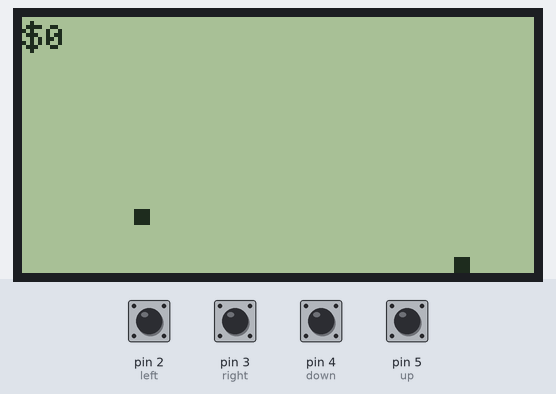
Bench run of a sketch on a simulated Arduino Uno, built with avr-gcc and run on an emulated ATmega328P. On the bench: 128×64 one-colour display. The test bench sets the inputs (shaded band); at power-on: pin 2 (left), pin 3 (right), pin 4 (down), pin 5 (up) LOW. Random numbers use the default seed unless the sketch sets one.

Above: at 5.2 s.
5.3 s: pin 4 (down) pulled HIGH for 0.15 s
At 7.2 s:
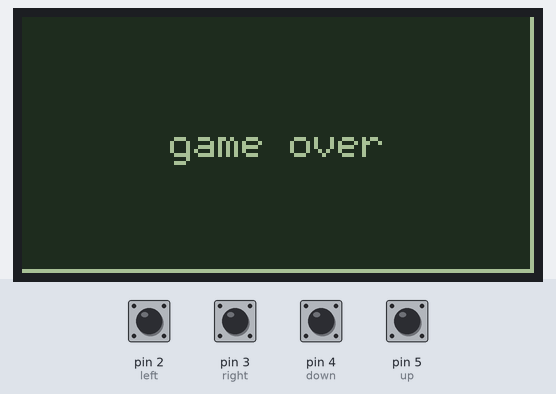
8.4 s: pin 2 (left) pulled HIGH for 0.15 s
At 8.94 s:
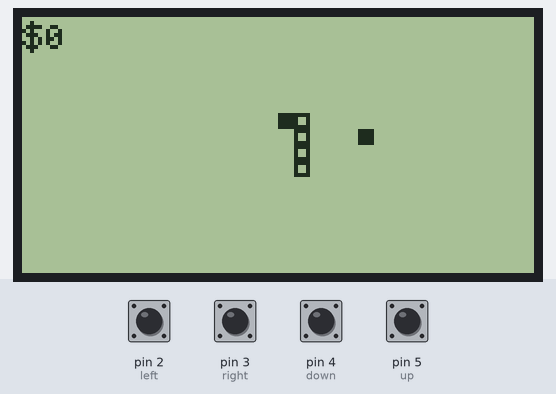
10.2 s: pin 5 (up) pulled HIGH for 1 s
At 10.94 s:
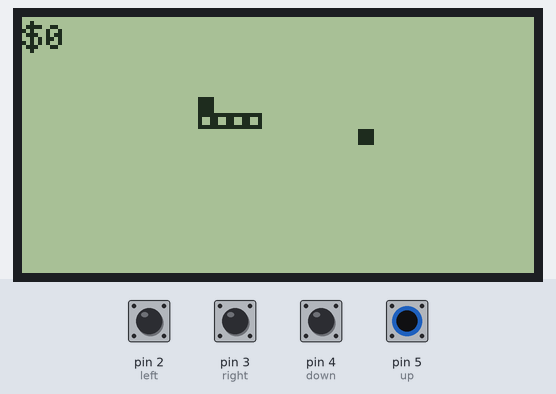
Timing chart, 0 to 13.2 s (numbered marks = the images above; inputs shaded):
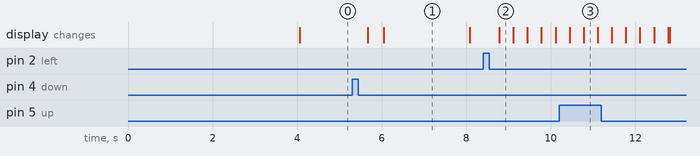

Measured:
- after the input at 5.3 s, the display: first changes after 0.38 s (image 1 shows a later state)
- after the input at 8.4 s, the display: changes after 0.38 s (image 2)
- what the display in image 1 shows lasts 2.0 s, from 6.1 s to 8.1 s

The sketch:

Set-gameSnake.ino
```cpp
/*
Week 000

Set - Game Snake

doc A. Savushkin
03.11.21
*/

#include <U8glib.h>

U8GLIB_ST7920_128X64_4X u8g(13, 11, 12); //e(SCK), r/w(MOSI), rs(CS)

//button positions and values
int left = 2, right = 3, down = 4, up = 5;
int leftV = 0, rightV = 0, downV = 0, upV = 0;

//snake direction:
//0: left
//1: right
//2: down
//3: up
int snakeDir = 0;

struct gameItem {
	int X; // x position
	int Y;  //y position
};

//diameter of the gameItemSize
int gameItemSize = 4;

//default snake size
unsigned int snakeSize = 5; //5

//array to store all snake body part positions
gameItem snake[100];

//snake food item
gameItem snakeFood;

//logo w71px h20px
static const unsigned char snakeLogo[] = {
0xFF, 0xFF, 0xFF, 0xFF, 0xFF, 0xFF, 0xFF, 0xFF, 0x7F, 0xFF, 0xFF, 0xFF,
0xFF, 0xFF, 0xFF, 0xFF, 0xFF, 0x7F, 0x03, 0xE0, 0x80, 0x38, 0x00, 0x0E,
0x82, 0x03, 0x60, 0x03, 0xE0, 0x80, 0x38, 0x00, 0x0E, 0x82, 0x03, 0x60,
0x03, 0xE0, 0x80, 0x38, 0x00, 0x0E, 0x82, 0x03, 0x60, 0x03, 0xFF, 0x80,
0x38, 0x08, 0x0E, 0x82, 0x83, 0x7F, 0x03, 0xE0, 0x80, 0x38, 0x08, 0x0E,
0x80, 0x03, 0x60, 0x03, 0xE0, 0x00, 0x38, 0x08, 0x0E, 0xF0, 0x03, 0x60,
0x03, 0xE0, 0x08, 0x38, 0x00, 0x0E, 0x80, 0x03, 0x60, 0x7F, 0xE0, 0x08,
0x38, 0x00, 0x0E, 0x82, 0x83, 0x7F, 0x03, 0xE0, 0x08, 0x38, 0x08, 0x0E,
0x82, 0x03, 0x60, 0x03, 0xE0, 0x08, 0x38, 0x08, 0x0E, 0x82, 0x03, 0x60,
0x03, 0xE0, 0x08, 0x38, 0x08, 0x0E, 0x82, 0x03, 0x60, 0xFF, 0xFF, 0xFF,
0xFF, 0xFF, 0xFF, 0xFF, 0xFF, 0x7F, 0x57, 0xF5, 0xAA, 0x7A, 0x55, 0xAF,
0xAA, 0x57, 0x75, 0xAB, 0xEA, 0x55, 0xBD, 0xAA, 0x5E, 0xD5, 0xAB, 0x6A,
0x57, 0xF5, 0xAA, 0x7A, 0x55, 0xAF, 0xAA, 0x57, 0x75, 0xAB, 0xEA, 0x55,
0xBD, 0xAA, 0x5E, 0xD5, 0xAB, 0x6A, 0xFF, 0xFF, 0xFF, 0xFF, 0xFF, 0xFF,
0xFF, 0xFF, 0x7F, 0xFF, 0xFF, 0xFF, 0xFF, 0xFF, 0xFF, 0xFF, 0xFF, 0x7F,
};

enum gameState
{
	//gameStates
	setupGame,
	pausedGame,
	inGame,
	gameOver,
	startGame,
};

gameState state = setupGame;

int scoreV = 0;

void draw(void)
{
	drawSnake();
	drawFood();
	drawScore();
}

void drawScore(void)
{
	//setup font
	u8g.setColorIndex(1);
	u8g.setFont(u8g_font_profont10);
	//add $
	u8g.setPrintPos(0, 8);
	u8g.print("$");
	//add score
	u8g.setPrintPos(6, 8);
	u8g.print(scoreV);
}

void drawGameOver(void)
{
	//create box
	u8g.setColorIndex(1);             //black
	u8g.drawBox(0, 0, 127, 63);       //x, y, w, h

	//create message
	u8g.setColorIndex(0);             //white
	u8g.setFont(u8g_font_6x12);		  //font
	u8g.drawStr(37, 35, "game over"); //x, y, message
}

void drawSnake(void)
{
	//head + body Snake
	for (int i = 0; i < snakeSize; i++) {
		u8g.drawFrame(snake[i].X, snake[i].Y, gameItemSize, gameItemSize);

      //head Snake black colour
      if (i == 0) {
      u8g.setColorIndex(1);
      u8g.drawBox(snake[i].X, snake[i].Y, gameItemSize, gameItemSize);
      }
	}
}

void drawFood(void)
{
	//create Food
	u8g.drawBox(snakeFood.X, snakeFood.Y, gameItemSize, gameItemSize);
}

void handleColisions(void)
{
	//snake eats food
	if (snake[0].X == snakeFood.X && snake[0].Y == snakeFood.Y)
	{
		//increase snakeSize
		snakeSize++;
		//score
		scoreV++;
		//regen food
		spawnSnakeFood();
	}

	//snake collides with itself
	else
	{
		for (int i = 1; i < snakeSize; i++) {
			if (snake[0].X == snake[i].X && snake[0].Y == snake[i].Y) {
				state = gameOver;
			}
		}
	}

	//wall collisions
	if ((snake[0].X < 1) || (snake[0].Y < 1) || (snake[0].X > 127) || (snake[0].Y > 63))
	{
		state = gameOver;
	}
}

void spawnSnakeFood(void)
{
	//generate snake Food position
	do {
		snakeFood.X = random(2, 126);
	} while (snakeFood.X % 4 != 0);
	do {
		snakeFood.Y = random(2, 62);
	} while (snakeFood.Y % 4 != 0);
}

void gameSetup(void)
{
	//Reset snake size
	//snake head + snake body
	snakeSize = 5;

	//snakeHead initial position
	int sHeadX;
	int sHeadY;

	do {
		sHeadX = random(2, 126);
	} while (sHeadX % gameItemSize != 0);

	do {
		sHeadY = random(2, 62);
	} while (sHeadY % gameItemSize != 0);

	//set first part of the snake
	snake[0].X = sHeadX;
	snake[0].Y = sHeadY;

	//generate positions for the snake's body
	for (int i = 1; i < snakeSize; i++) {

		//add random direction to build snake
		//int dir = random(0, 3);

		//if (dir == 0)//means left
		//{
			snake[i].X = snake[i - 1].X - gameItemSize;
			snake[i].Y = snake[i - 1].Y;
		//}

		//else if (dir == 1)//means right
		//{
			snake[i].X = snake[i - 1].X + gameItemSize;
			snake[i].Y = snake[i - 1].Y;
		//}

		//else if (dir == 2)//means up
		//{
			snake[i].X = snake[i - 1].X;
			snake[i].Y = snake[i - 1].Y - gameItemSize;
		//}

		//else if (dir == 3)//means down
		//{
			snake[i].X = snake[i - 1].X;
			snake[i].Y = snake[i - 1].Y + gameItemSize;
		//}
	}

	//generate snake Food position
	spawnSnakeFood();

	//change state to inGame
	state = pausedGame;
}

void handleInput(void)
{
	//read button
	leftV = digitalRead(left);
   rightV = digitalRead(right);
	  upV = digitalRead(up);
	downV = digitalRead(down);

	if (leftV != 0 && snakeDir != 1)
	{
		snakeDir = 0;
	}

	if (rightV != 0 && snakeDir != 0)
	{
		snakeDir = 1;
	}

	if (downV != 0 && snakeDir != 3)
	{
		snakeDir = 2;
	}

	if (upV != 0 && snakeDir != 2)
	{
		snakeDir = 3;
	}
}

void updateValues(void)
{
	//update all body parts of the snake excpet the head
	for (int i = snakeSize - 1; i > 0; i--) {
		snake[i] = snake[i - 1];
	}

	//Now update the head
	//move left
	if (snakeDir == 0) {

		snake[0].X -= gameItemSize;
	}
	//move right
	else if (snakeDir == 1) {

		snake[0].X += gameItemSize;
	}

	//move down
	else if (snakeDir == 2) {

		snake[0].Y += gameItemSize;
	}

	//move up
	else if (snakeDir == 3) {

		snake[0].Y -= gameItemSize;
	}
}

void playGame(void)    //rendering
{
	//processing
	handleColisions();
	handleInput();
	updateValues();

	//rendering
	u8g.firstPage();
	do {
		draw();
		delay(150);             //game speed
	} while (u8g.nextPage());
}

void gamePaused(void)
{
	//read button
	leftV = digitalRead(left);
   rightV = digitalRead(right);
	  upV = digitalRead(up);
	downV = digitalRead(down);

	if ((leftV != 0) || (rightV != 0) || (downV != 0) || (upV != 0))
	{
		state = inGame;
	}

	u8g.firstPage();
	do {
		draw();
	} while (u8g.nextPage());
}

void gameLost(void)
{
	//discharge score
	scoreV = 0;
	//rendering
	u8g.firstPage();
	do {
		drawGameOver();
	} while (u8g.nextPage());
	delay(2000);

	state = setupGame;
}

void boyLogo(void)
{
	//logo w32px h32px
	static const unsigned char boardBoyLogo[] = {
	0xff, 0xff, 0xff, 0xff, 0x01, 0x00, 0x00, 0x80, 0x01, 0x00, 0x00, 0x80,
	0x01, 0x00, 0x00, 0x80, 0x01, 0x00, 0x00, 0x80, 0x01, 0x00, 0x00, 0x80,
	0x01, 0x00, 0x00, 0x80, 0x01, 0x00, 0x00, 0x80, 0x01, 0x00, 0x00, 0x80,
	0x01, 0x00, 0x00, 0x80, 0xf9, 0xcf, 0xff, 0xf0, 0xf9, 0xff, 0xff, 0xf8,
	0xf9, 0xff, 0xff, 0xf9, 0x39, 0x7e, 0xf8, 0xbd, 0x3d, 0x3e, 0xf8, 0x9f,
	0xfd, 0x1f, 0xf8, 0x9f, 0xfd, 0x1f, 0xf8, 0x8f, 0xfd, 0x1f, 0xb8, 0x87,
	0x1d, 0x1e, 0x9c, 0x87, 0x1f, 0x3e, 0x9e, 0x83, 0xff, 0xff, 0xdf, 0x83,
	0xff, 0xff, 0xcf, 0x83, 0xff, 0xf3, 0xc3, 0x83, 0x01, 0x00, 0x00, 0x80,
	0x01, 0x00, 0x00, 0x80, 0x01, 0x00, 0x00, 0x80, 0x01, 0x00, 0x00, 0x80,
	0x01, 0x00, 0x00, 0x80, 0x01, 0x00, 0x00, 0x80, 0x01, 0x00, 0x00, 0x80,
	0x01, 0x00, 0x00, 0x80, 0xff, 0xff, 0xff, 0xff,
	};

	//rendering
	u8g.firstPage();
	do {
	u8g.drawXBM(48, 16, 32, 32, boardBoyLogo); //x, y, w, h, xbm
	} while (u8g.nextPage());
	delay(2000);
}

void drawSnakeLogo()
{
	//rendering
	u8g.firstPage();
	do {
	u8g.drawXBM(28, 13, 71, 20, snakeLogo); //x, y, w, h, xbm

	u8g.setFont(u8g_font_profont10);
    u8g.setPrintPos(28, 41); //x, y
    u8g.print((String) "Atari. 1979");

	u8g.setPrintPos(28, 48); //x, y
    u8g.print((String) "press any key");

	} while (u8g.nextPage());
}

void setup(void)
{
	//Set the pinmodes
	pinMode(left,  INPUT);
	pinMode(right, INPUT);
	pinMode(down,  INPUT);
	pinMode(up,    INPUT);

	// random seed for the random function
	randomSeed(analogRead(0));
	//rendering logo to start gameboard
	boyLogo();
	delay(2000);
}

void loop(void)
{
	//game states
    if (state == setupGame)
	{
		gameSetup();
	}

	if (state == pausedGame)
	{
		gamePaused();
	}

	if (state == inGame)
	{
		playGame();
	}

	if (state == gameOver)
	{
		gameLost();
	}
}
```
